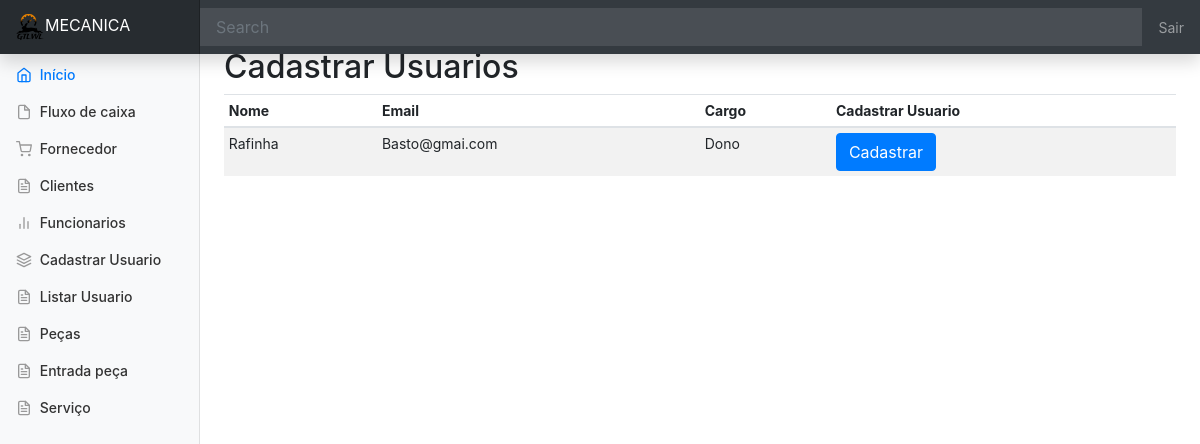
Screenshot of /cadastro-usu.php (signed in) with the database file from the repository.
### tables this page shows
CREATE TABLE IF NOT EXISTS Funcionario(
matricula INT PRIMARY KEY AUTO_INCREMENT,
nome VARCHAR(100) NOT NULL,
cpf VARCHAR(15) NOT NULL UNIQUE,
rg VARCHAR(15) NOT NULL UNIQUE,
celular VARCHAR(15) NOT NULL UNIQUE,
telefone VARCHAR(15),
email VARCHAR(60) UNIQUE,
salario FLOAT NOT NULL,
rua VARCHAR(50) NOT NULL,
bairro VARCHAR(30) NOT NULL,
cidade VARCHAR(30) NOT NULL,
cargo INT NOT NULL);

### public_html/cadastro-usu.php (the view, shortened to what this page needs)
<!DOCTYPE html>
<html>
<head>
  <?php
    require 'header.php';
?>
</head>
  <body>
    <?php
      require 'menu.php';
    ?>
    <main role="main" class="col-md-9 ml-sm-auto col-lg-10 px-4">
      <h2>Cadastrar Usuarios</h2>
      <?php
    	$sql = $pdo->prepare("SELECT F.* FROM funcionario F LEFT JOIN usuario U  ON U.fkFuncionario = F.matricula
WHERE U.fkFuncionario IS NULL");
                       $sql->execute();
                       if($sql->rowCount() > 0 ){
                       	?>
        <div class="table-responsive">
        <table class="table table-striped table-sm">
          <thead>
            <tr>
              <th>Nome</th>
              <th>Email</th>
              <th>Cargo</th>
              <th>Cadastrar Usuario</th>
            </tr>
          </thead>
          <tbody>
           <?php
            foreach($sql->fetchAll() as $dados_func){
                        		?>
            <tr>
              <td><?php echo $dados_func['nome']; ?></td>
              <td><?php echo $dados_func['email']; ?></td>
              <td><?php if($dados_func['cargo'] == 0){
                    echo 'Dono';
                  }
                  else{
                    echo "Funcionario";
                  }  ?>
              </td>
     			    <td>
                <button type="button" class="btn btn-primary" data-toggle="modal" data-target="#exampleModal" data-whatever="<?php echo $dados_func['nome']; ?>" data-whateverid="<?php echo $dados_func['matricula']; ?>">Cadastrar</button>
  				    </td>
            </tr>
        <?php
                        }
                    }
      ?>
      </tbody>
        </table>
      </div>
    </main>
  </div>
</div>
</body>
</html>
<h1>Dono </h1>
<a href="sair.php">SAIR</a>

### public_html/assets/css/style.css (style rules this page uses)
body { font-size: .875rem; }
[role="main"] { padding-top: 133px; }
@media (min-width: 768px) { [role="main"] { padding-top: 48px; } }

### rows the page displays
funcionario: nome "Rafinha", email "Basto@gmai.com", cargo "Dono"
